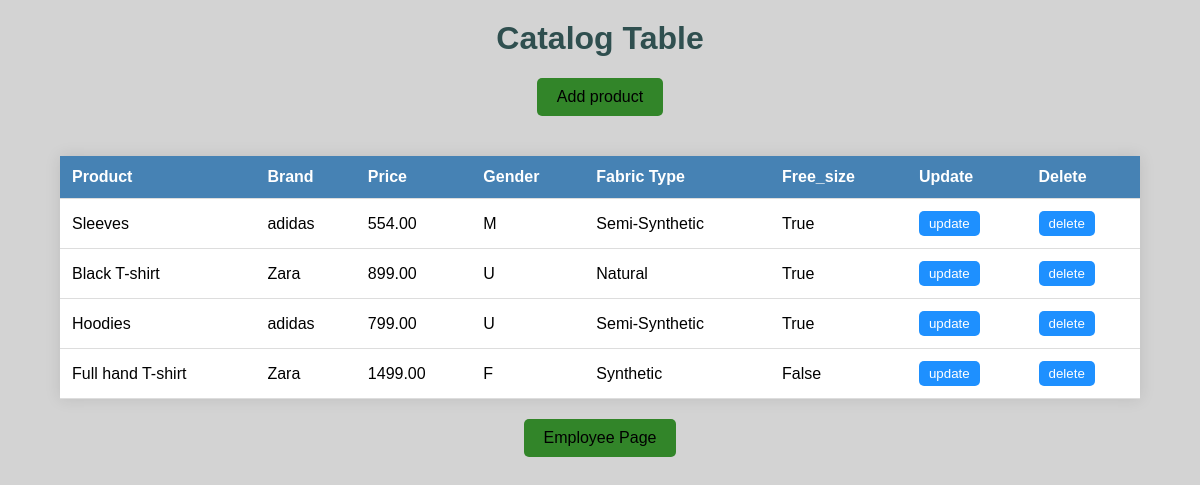
Before: /CatalogList (signed in) with the older database file.
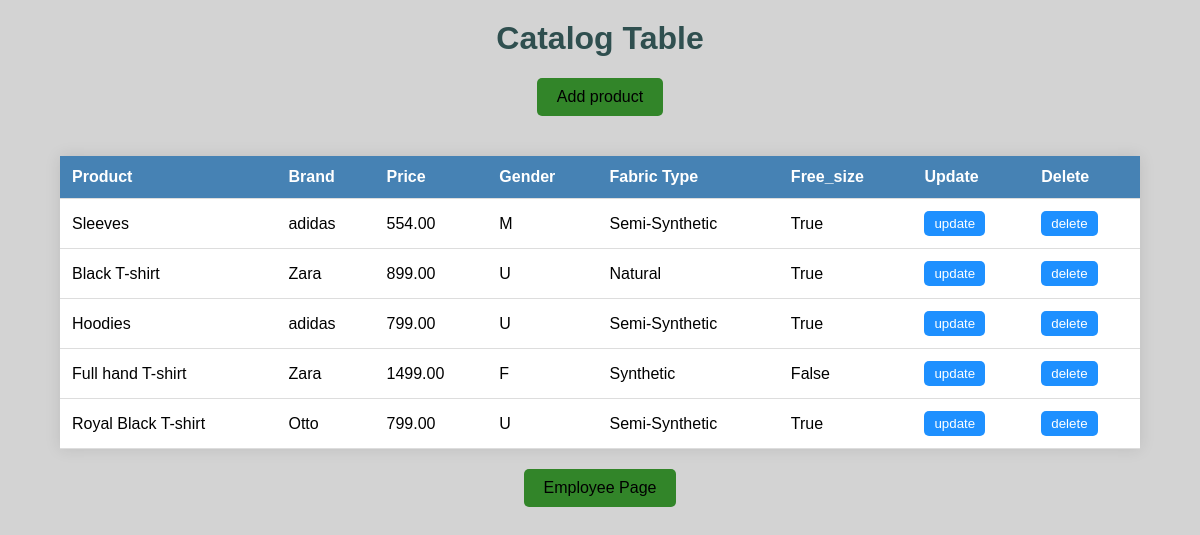
After: the same page with the newer database file.
### customerapp/models.py (models this page shows)
class Products(models.Model):
    biology=[
        ('M', 'Male'),
        ('F', 'Female'),
        ('U', 'Unisex'),
    ]
    types=[
        ('Natural', 'Natural'),
        ('Synthetic', 'Synthetic'),
        ('Semi-Synthetic', 'Semi-synthetic')
    ]
    Product_Name=models.CharField(max_length=50, blank=False)
    Brand=models.CharField(max_length=20)
    Product_Code=models.IntegerField(blank=False)
    Price=models.DecimalField(max_digits=10, decimal_places=2)
    Gender=models.CharField(choices=biology, max_length=8, blank=False)
    Fabric_Type=models.CharField(choices=types, max_length=25)
    Free_Size=models.BooleanField(default=False)
    Image=models.ImageField(upload_to="product_images/", null=True)

### customerapp/views.py (the view)
# urls.py: path('CatalogList', views.ptable, name="catlogurl"),
@login_required
def ptable(request):
    mydata=Products.objects.all()
    return render(request, 'producttable1.html',{'data':mydata})

### templates/producttable1.html
{%extends 'producttable.html' %}
{% block content %}
<h1>Catalog Table</h1>
<center>
<form class="input" action="CatalogList/Addproducts">
    <input type="submit" value="Add product" >
</form>
<center>
<table>
    <tr>
        <th>Product</th>
        <th>Brand</th>
        <th>Price</th>
        <th>Gender</th>
        <th>Fabric Type</th>
        <th>Free_size</th>
        <th>Update</th>
        <th>Delete</th>
    </tr>
    <div>
    {% for i in data %}
    <tr>
        <td>{{i.Product_Name}}</td>
        <td>{{i.Brand}}</td>
        <td>{{i.Price}}</td>
        <td>{{i.Gender}}</td>
        <td>{{i.Fabric_Type}}</td>
        <td>{{i.Free_Size}}</td>
        <td>
            <a href="{% url 'updateurl' i.id %}"><button type="submit" >update</button></a>
        </td>
        <td>
            <a href="{% url 'deleteurl' i.id %}"><button type="submit" >delete</button></a>
        </td>
    </tr>
    {% endfor %}
    </div>
</table>
<form class="input" action="employee">
    <input type="submit" value="Employee Page">
</form>
{% endblock %}

Changed rows visible on the page:
added Products: Product_Name "Royal Black T-shirt", Brand "Otto", Price "799.00", Gender "U", Fabric_Type "Semi-Synthetic", Free_Size "True"
